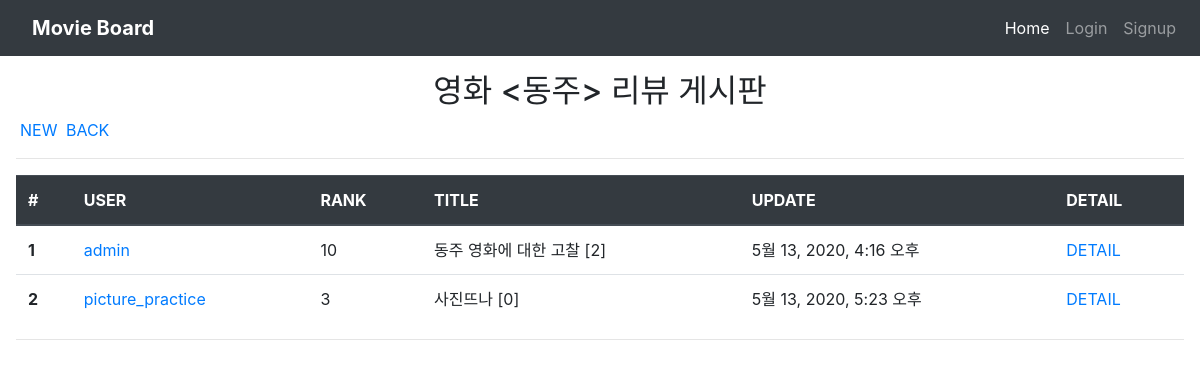
/community/5/review_list/, run on the app's committed database.
### community/models.py (models this page shows)
class Movie(models.Model):
    title = models.CharField(max_length=100)
    poster_url = models.TextField()
    director = models.CharField(max_length=100)
    open_date = models.CharField(max_length=100)

class Review(models.Model):
    movie = models.ForeignKey(Movie, on_delete=models.CASCADE)
    user = models.ForeignKey(settings.AUTH_USER_MODEL, on_delete=models.CASCADE)
    title = models.CharField(max_length=100)
    movie_title = models.CharField(max_length=30)
    rank = models.IntegerField()
    content = models.TextField()
    created_at = models.DateTimeField(auto_now_add=True)
    updated_at = models.DateTimeField(auto_now=True)
    like_users = models.ManyToManyField(settings.AUTH_USER_MODEL, related_name="like_reviews", blank=True)

### accounts/models.py (models this page shows)
class User(AbstractUser):
    image = models.ImageField(blank=True)
    followers = models.ManyToManyField(
        settings.AUTH_USER_MODEL,
        related_name='followings'
        )

### community/views.py (the view)
# urls.py: path('<int:movie_pk>/review_list/', views.review_list, name= 'review_list'),
def review_list(request,movie_pk):
    movie = get_object_or_404(Movie, pk=movie_pk)
    reviews = Review.objects.order_by('-pk')
    context = {
        'reviews': reviews,
        'movie': movie,
    }
    return render(request, 'community/review_list.html', context)

### community/templates/community/review_list.html
{% extends 'base.html' %}
{% block body %}
<h2 class="text-center">영화 <{{movie.title}}> 리뷰 게시판</h2>
<a class="m-1" href="{% url 'community:create' movie.pk %}">NEW</a>
<a href="{% url 'community:index' %}">BACK</a>
<hr/>
<div>
<table class="table">
    <thead class="thead-dark">
      <tr>
        <th scope="col">#</th>
        <th scope="col">USER</th>
        <th scope="col">RANK</th>
        <th scope="col">TITLE</th>
        <th scope="col">UPDATE</th>
        <th scope="col">DETAIL</th>
      </tr>
    </thead>
    <tbody>
    {% for review in movie.review_set.all %}
      <tr>
        <th scope="row">{{ forloop.counter }}</th>
        <td><a href="{% url 'accounts:profile' review.user.username %}">{{review.user.username}}</a></td>
        <td>{{ review.rank}}</td>
        <td>{{ review.title}} [{{review.comment_set.count}}]</td>
        <td>{{ review.updated_at}}</td>
        <td><a href="{% url 'community:detail' movie.pk review.pk %}">DETAIL</a></td>
      </tr>
    {% endfor %}
    </tbody>
  </table>
  <hr/>
  </div>
{% endblock %}

### django_pjt4/templates/base.html (shortened to what this page needs)
<!DOCTYPE html>
<html lang="en">
<head>
    <link rel="stylesheet" href="https://stackpath.bootstrapcdn.com/bootstrap/4.4.1/css/bootstrap.min.css">
</head>
<body>
    <nav class="navbar navbar-expand-lg navbar-dark bg-dark">
  <a class="navbar-brand font-weight-bold mx-3" href="{% url 'community:index' %}">Movie Board</a>
  <div class="collapse navbar-collapse" id="navbarSupportedContent">
    <ul class="navbar-nav ml-auto">
    {% if request.user.is_authenticated %}
      <li class="nav-item active ">
        <a class="nav-link text-decoration-none" href="#">{{user.username}}님 환영합니다.</a>
      </li>
       <li class="nav-item">
        <a class="nav-link" href="{% url 'community:index' %}">Home</a>
      </li>
      <li class="nav-item">
        <a class="nav-link" href="{% url 'accounts:logout'%}">Logout</a>
      </li>
      {% else %}
       <li class="nav-item active">
        <a class="nav-link" href="{% url 'community:index' %}">Home</a>
      </li>
      <li class="nav-item">
        <a class="nav-link" href="{% url 'accounts:login'%}">Login</a>
      </li>
      <li class="nav-item">
        <a class="nav-link" href="{% url 'accounts:signup'%}">Signup</a>
      </li>
      {% endif %}
  </div>
</nav>
    <div class=m-3>
        {% block body %}
        {% endblock %}
    </div>
</body>
</html>

### data on the page
Movie: title "동주"
Review: user.username "admin", rank "10", title "동주 영화에 대한 고찰", comment_set.count "2", updated_at "5월 13, 2020, 4:16 오후"
Review: user.username "picture_practice", rank "3", title "사진뜨나", comment_set.count "0", updated_at "5월 13, 2020, 5:23 오후"
